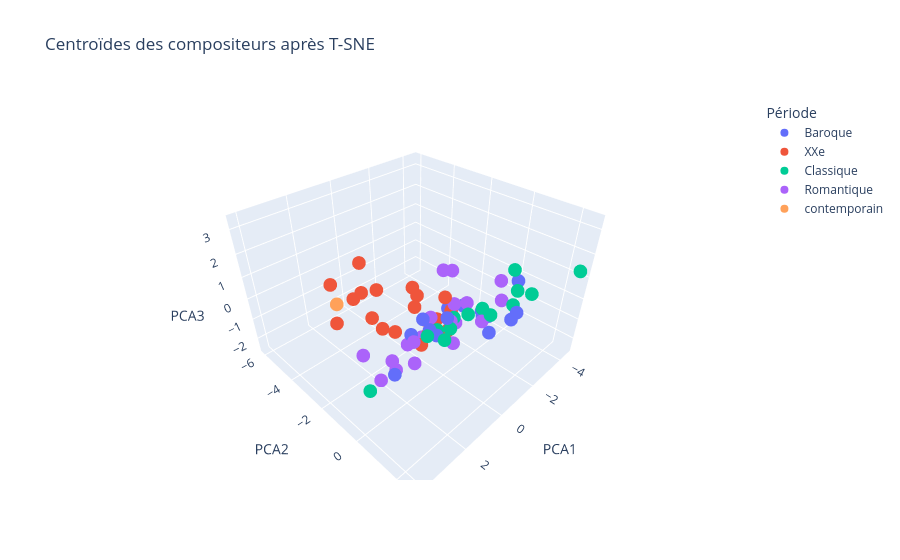

The code cell stored with this chart in its notebook:
### Code cell
# Calculer les centroïdes pour chaque compositeur
# On retire la colonne 'periode' avant de faire la moyenne
df_X = pd.DataFrame(X_tsne_3d)
df_X['composer'] = y
centroides = df_X.groupby('composer').mean()
df_X['periode'] = periodes

# Récupérer la période dominante pour chaque compositeur
periode_centroide = df_X.groupby('composer')['periode'].agg(lambda x: x.value_counts().idxmax())

# Affichage des centroïdes sur plotly (projection PCA 3D pour visualisation)
centroides_pca = centroides.values

fig = px.scatter_3d(
    x=centroides_pca[:, 0],
    y=centroides_pca[:, 1],
    z=centroides_pca[:, 2],
    # text=centroides.index,
    hover_name=centroides.index,
    color=periode_centroide,
    title="Centroïdes des compositeurs après T-SNE",
    labels={'x': 'x', 'y': 'y', 'z': 'z', 'color': 'Période'}
)
fig.update_traces(marker=dict(size=8))
fig.show()

### Figure 1 — Plotly figure (JSON) as saved in the notebook; plotly's stock layout.template omitted (floating-point values rounded to 4 significant figures)
{"data": [{"hovertemplate": "<b>%{hovertext}</b><br><br>Période=Baroque<br>PCA1=%{x}<br>PCA2=%{y}<br>PCA3=%{z}<extra></extra>", "hovertext": ["Albinoni; Tomaso", "Bach; Carl Philipp Emanuel", "Bach; Johann Sebastian", "Corelli; Arcangelo", "Couperin; Francois", "Giustini; Lodovico", "Handel; George Frederic", "Lully; Jean-Baptiste", "Mozart; Leopold", "Platti; Giovanni Benedetto", "Purcell; Henry", "Rameau; Jean-Phillipe", "Scarlatti; Domenico", "Stamitz; Johann", "Telemann; Georg Philipp", "Vivaldi; Antonio"], "legendgroup": "Baroque", "marker": {"color": "#636efa", "size": 8, "symbol": "circle"}, "mode": "markers", "name": "Baroque", "scene": "scene", "showlegend": true, "type": "scatter3d", "x": [3.479, -0.1946, -1.19, 1.673, -1.087, -0.9733, 3.917, -3.177, -0.5139, 1.449, -2.831, -1.797, -2.959, 1.79, -0.7845, 1.862], "y": [2.181, 0.04124, 0.7206, 1.449, 1.051, 1.226, 1.555, -2.603, 2.464, 0.8569, -1.473, 0.2361, 0.9513, 0.02622, 2.148, 0.9184], "z": [3.357, -0.1189, 0.02002, 1.956, 0.2555, -0.348, 1.29, -2.519, 1.509, 0.7725, -1.559, -0.3524, 0.8276, 0.5036, 0.8938, 1.291]}, {"hovertemplate": "<b>%{hovertext}</b><br><br>Période=XXe<br>PCA1=%{x}<br>PCA2=%{y}<br>PCA3=%{z}<extra></extra>", "hovertext": ["Antheil; George", "Bartok; Bela", "Berg; Alban", "Britten; Benjamin", "Debussy; Claude", "Hindemith; Paul", "Ives; Charles Edward", "Mahler; Gustav", "Messiaen; Olivier", "Milhaud; Darius", "Prokofiew; Sergej", "Ravel; Maurice", "Schoenberg; Arnold", "Shostakovich; Dmitri", "Sibelius; Jean", "Strauss; Richard", "Stravinsky; Igor", "Varese; Edgar", "Webern; Anton", "Weill; Kurt"], "legendgroup": "XXe", "marker": {"color": "#EF553B", "size": 8, "symbol": "circle"}, "mode": "markers", "name": "XXe", "scene": "scene", "showlegend": true, "type": "scatter3d", "x": [0.8349, -1.179, 0.7856, 0.5947, -0.7812, 0.3575, 0.1867, -0.8091, 0.0549, 0.4386, 0.2213, -1.272, 1.544, 1.146, 0.3092, 0.8006, -0.8073, -0.0358, 0.1892, 0.05534], "y": [-2.831, -2.798, -6.071, -2.104, -1.779, -3.819, -1.293, -0.7886, -4.85, -0.4504, -0.4557, -1.577, -4.736, -2.21, 0.3615, -0.4554, -0.457, -4.954, -5.291, -1.668], "z": [0.417, -1.469, -0.9515, -1.379, -1.369, -1.781, 0.6139, 0.2778, -1.132, -0.5456, -0.2585, -1.488, -1.919, -0.9486, 0.00753, -0.8811, -0.1744, 0.3123, -1.63, 0.7187]}, {"hovertemplate": "<b>%{hovertext}</b><br><br>Période=Classique<br>PCA1=%{x}<br>PCA2=%{y}<br>PCA3=%{z}<extra></extra>", "hovertext": ["Bach; Johann Christian", "Beethoven; Ludwig van", "Boccherini; Luigi Rodolofo", "Cimarosa; Domenico", "Clementi; Muzio", "Dussek; Jan Ladislav", "Haydn; Johann Michael", "Haydn; Joseph", "Mozart; Wolfgang Amadeus", "Pleyel; Ignace Joseph", "Rossini; Gioacchino", "Salieri; Antonio", "Schubert; Franz", "Weber; Carl Maria von"], "legendgroup": "Classique", "marker": {"color": "#00cc96", "size": 8, "symbol": "circle"}, "mode": "markers", "name": "Classique", "scene": "scene", "showlegend": true, "type": "scatter3d", "x": [4.1, 0.7552, -2.026, 2.002, -2.419, -0.9599, -1.162, -0.3126, -0.48, 1.972, -2.35, -4.526, -0.5389, 1.073], "y": [0.6183, 0.2532, 1.516, 0.9639, 1.872, 0.8443, 1.796, 0.7227, 1.529, 1.637, 1.232, 2.541, -0.08908, 1.099], "z": [0.04843, 0.229, 1.124, 1.15, 0.9649, 0.5488, 2.522, 0.5822, 0.9088, 1.389, 0.1685, 1.267, -0.155, 0.9775]}, {"hovertemplate": "<b>%{hovertext}</b><br><br>Période=Romantique<br>PCA1=%{x}<br>PCA2=%{y}<br>PCA3=%{z}<extra></extra>", "hovertext": ["Berlioz; Hector", "Borodin; Alexander", "Brahms; Johannes", "Bruckner; Anton", "Chopin; Frederic", "Dvorak; Antonin", "Faure; Gabriel", "Grieg; Edvard", "Liszt; Franz", "Mendelssohn-Bartholdy; Felix", "Mussorgsky; Modest", "Rimsky-Korsakov; Nicolai", "Saint-Saens; Camille", "Schumann; Clara", "Schumann; Robert", "Smetana; Bedrich", "Tchaikovsky; Peter Iljitsch", "Verdi; Giuseppe", "Wagner; Richard"], "legendgroup": "Romantique", "marker": {"color": "#ab63fa", "size": 8, "symbol": "circle"}, "mode": "markers", "name": "Romantique", "scene": "scene", "showlegend": true, "type": "scatter3d", "x": [1.306, 1.422, -1.594, 2.398, -0.1124, -0.4954, 2.042, -2.24, 1.89, -1.218, 1.332, -0.0002846, 2.245, 1.98, 0.4703, -1.106, 0.1739, -0.6605, -0.9929], "y": [0.4452, -0.5357, -0.835, -1.901, -1.327, -0.2462, -1.385, 0.7857, -0.863, -0.05529, -1.295, -0.2266, 0.6499, 0.3412, 0.6086, 1.378, 0.5236, 1.081, -0.4705], "z": [1.201, -0.5225, -1.436, -1.315, -1.614, 1.869, -2.507, 0.209, -1.234, 0.1855, -2.391, 2.117, -0.05775, 0.5026, 0.6496, 1.925, -0.5738, 0.2725, 0.03574]}, {"hovertemplate": "<b>%{hovertext}</b><br><br>Période=contemporain<br>PCA1=%{x}<br>PCA2=%{y}<br>PCA3=%{z}<extra></extra>", "hovertext": ["Boulez; Pierre"], "legendgroup": "contemporain", "marker": {"color": "#FFA15A", "size": 8, "symbol": "circle"}, "mode": "markers", "name": "contemporain", "scene": "scene", "showlegend": true, "type": "scatter3d", "x": [0.9448], "y": [-5.502], "z": [-1.631]}], "layout": {"legend": {"title": {"text": "Période"}, "tracegroupgap": 0}, "scene": {"domain": {"x": [0, 1], "y": [0, 1]}, "xaxis": {"title": {"text": "PCA1"}}, "yaxis": {"title": {"text": "PCA2"}}, "zaxis": {"title": {"text": "PCA3"}}}, "title": {"text": "Centroïdes des compositeurs après T-SNE"}}}
